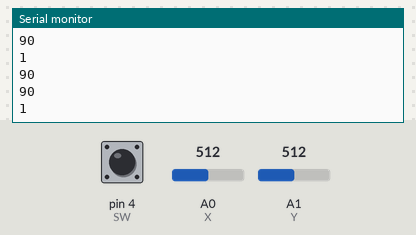
A sketch run on a simulated Arduino Uno, built with avr-gcc and run on an emulated ATmega328P. Shown: the last lines printed to the serial monitor. The inputs (shaded band) are chosen by the test bench; at power-on: A0 (X) = 512, A1 (Y) = 512, pin 4 (SW) HIGH. No radio packets arrive unless stated.

Above: at 1.2 s.
1.3 s: A0 (X) set to 716
At 2.1 s:
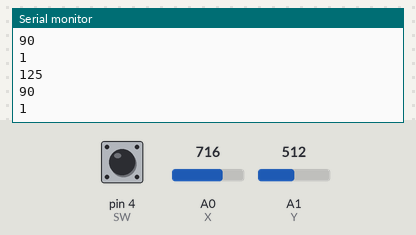
2.8 s: A1 (Y) set to 306
At 3.7 s:
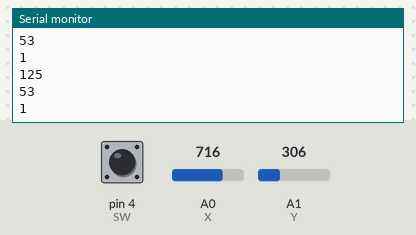
4.3 s: pin 4 (SW) pulled LOW for 0.15 s
5.9 s: A0 (X) set to 900
At 6.9 s:
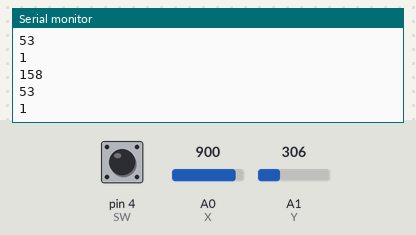
7.4 s: A1 (Y) set to 122
At 8.5 s:
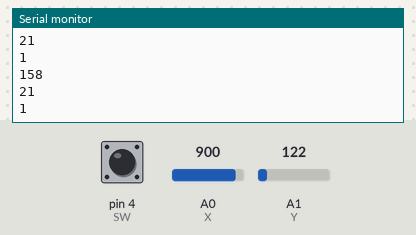
Timing chart, 0 to 9.9 s (numbered marks = the images above; inputs shaded):
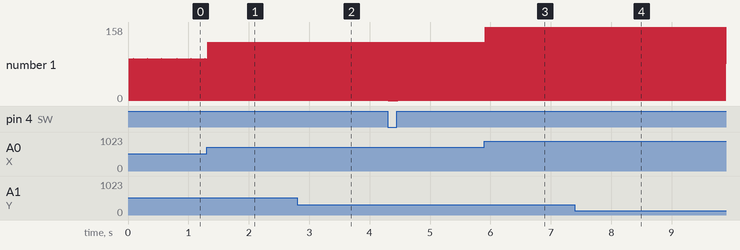

The sketch:

Send_RF_Joystick_Test.ino
```cpp
#include <SPI.h>
//#include "RF24.h"
//#include <nRF24L01.h>
#include <RF24.h>
//#include <Servo.h>

RF24 radio(7, 10); // CE, CNS
byte address[6] = "10000";

int X = A0;  // analog pin used to connec t the potentiometer
int Xval;    // variable to read the value from the analog pin
int Y = A1;  // analog pin used to connect the potentiometer
int Yval;   // variable to read the value from the analog pin
//int pckg[4];


const int SW = 4;       // digital pin used to read switch value
int SWval;  // variable to read the value from the switch pin

void setup() {
  Serial.begin(115200);
  radio.begin();
  radio.openWritingPipe(address);
  radio.setPALevel(RF24_PA_LOW);
  radio.setDataRate(RF24_250KBPS);
  radio.stopListening();

  pinMode(SW, INPUT);
  digitalWrite(SW, HIGH);
}

void loop() {
  Xval = analogRead(X);            // reads the value of the potentiometer (value between 0 and 1023)
  Xval = map(Xval, 0, 1023, 0, 180);     // scale it to use it with the servo (value between 0 and 180)
  Yval = analogRead(Y);            // reads the value of the potentiometer (value between 0 and 1023)
  Yval = map(Yval, 0, 1023, 0, 180);     // scale it to use it with the servo (value between 0 and 180)
  SWval=digitalRead(SW);                // reads the value of the switch (high/low)

  int pckg[] = {Xval, Yval, SWval};
  radio.write(&pckg, sizeof(pckg));
  delay(10);

  Serial.println(pckg[0]);
  Serial.println(pckg[1]);
  Serial.println(pckg[2]);

}
```

Measured:
- after the input at 1.3 s, the serial monitor: prints a new line at once (image 1)
- after the input at 2.8 s, the serial monitor: prints a new line at once (image 2)
- after the input at 5.9 s, the serial monitor: prints a new line at once (image 3)
- after the input at 7.4 s, the serial monitor: prints a new line at once (image 4)
